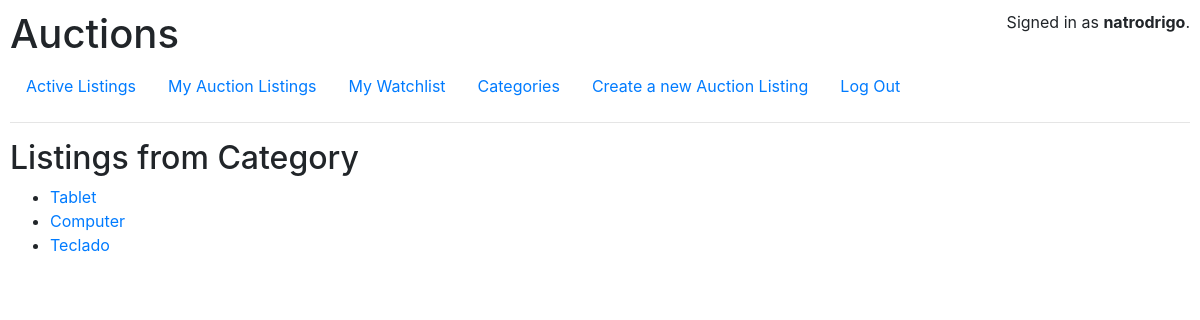
/categories/2 (signed in), run on the app's committed database.
### auctions/models.py (models this page shows, shortened)
class User(AbstractUser):
    watchlist = models.ManyToManyField('AuctionListing',related_name="watchers")

class AuctionListing(models.Model):
    title = models.CharField(max_length=64)
    description = models.TextField()
    category = models.ForeignKey(Category,on_delete=models.CASCADE,related_name="auctions")
    image = models.URLField()
    duration = models.DateTimeField()
    initialBid = models.DecimalField(max_digits=19, decimal_places=4)
    active = models.BooleanField(default=True)
    user = models.ForeignKey(User,on_delete=models.CASCADE,related_name = "auctions")
    def __str__(self):
        return f"{self.title}"

### auctions/views.py (the view)
# urls.py: path("categories/<int:category_id>",views.category_auctions,name="category_auctions"),
def category_auctions(request,category_id):
    category = Category.objects.get(id=category_id)
    auctions = category.auctions.all()
    return render(request,"auctions/auction_category.html",{
        "auctions": auctions
    })

### auctions/templates/auctions/auction_category.html
{% extends 'auctions/layout.html' %}
{% block body %}
<h2>Listings from Category {{ todo }}</h2>
<ul>
    {% for auction in auctions %}
    <li>
        <a href="{% url 'auction' auction.id %}"> {{ auction }}</a>
    </li>
    {% empty %}
    <p>This category has no Auction Listings yet. <a href="{% url 'create_new_listing' %}">Create one.</a></p>
    {% endfor %}
</ul>
{% endblock %}

### auctions/templates/auctions/layout.html (shortened to what this page needs)
{% load static %}
{% load tz %}
<!DOCTYPE html>
<html lang="en">
<head>
    <link rel="stylesheet" href="https://stackpath.bootstrapcdn.com/bootstrap/4.4.1/css/bootstrap.min.css"
>
    <link href="{% static 'auctions/styles.css' %}" rel="stylesheet" type="text/css">
</head>
<body>
    <div style="display: flex;justify-content: space-between;align-items: stretch;">
        <h1>Auctions</h1>
        <div>
            {% if user.is_authenticated %}
            Signed in as <strong>{{ user.username }}</strong>.
            {% else %}
            Not signed in.
            {% endif %}
        </div>
    </div>
    <ul class="nav">
        <li class="nav-item">
            <a class="nav-link" href="{% url 'index' %}">Active Listings</a>
        </li>
        {% if user.is_authenticated %}
        <li class="nav-item">
            <a class="nav-link" href="{% url 'my_auctions' %}">My Auction Listings</a>
        </li>
        <li class="nav-item">
            <a class="nav-link" href="{% url 'my_watchlist' %}">My Watchlist</a>
        </li>
        <li class="nav-item">
            <a class="nav-link" href="{% url 'categories' %}">Categories</a>
        </li>
        <li class="nav-item">
            <a class="nav-link" href="{% url 'create_new_listing' %}">Create a new Auction Listing</a>
        </li>
        <li class="nav-item">
            <a class="nav-link" href="{% url 'logout' %}">Log Out</a>
        </li>
        {% endif %}
    </ul>
    <hr>
    {% block body %}
    {% endblock %}
</body>
</html>

### auctions/static/auctions/styles.css (style rules this page uses)
body { padding: 10px; }

### data on the page
User: username "natrodrigo"
AuctionListing: title "Tablet"
AuctionListing: title "Computer"
AuctionListing: title "Teclado"
